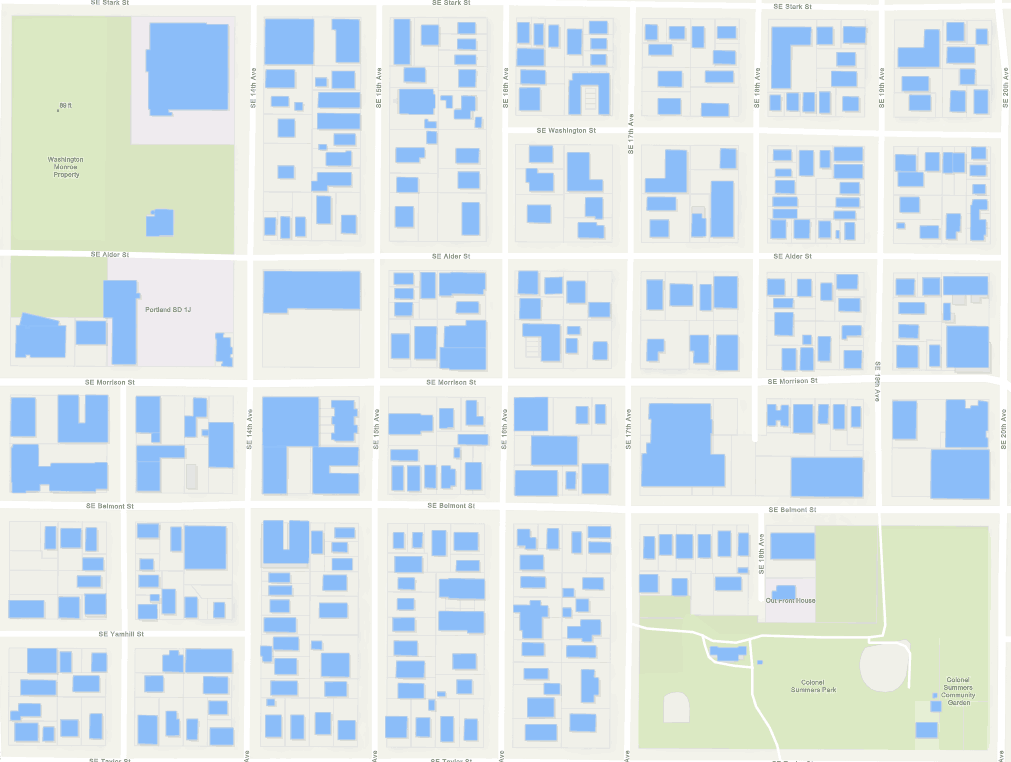
#> input picture 3Dmap/3Dmodel/map1.png, 1011 x 762 px
$ python readimg.py
#> lines starting #> are read from the running program, lines starting #| are printed output that depends on the picture; after the words box and inside, x2 and y2 are one past the last pixel; in counts of white or black regions, pixels touching at a corner belong together
from PIL import Image
import numpy as np

#img = Image.open("pic.png")
L_image = Image.open("map1.png")
#> L_image is the input picture: PIL image 1011x762 P; mean R, G, B 216.1, 228.3, 232.3
img =  L_image.convert("RGB")
# img = np.array(out)

height = 762
width = 1011

# 输出图片的像素值

for i in range(width):
      for j in range(height):
            # print (img.getpixel((0,0)))
            # print(i, j)
            r, g, b = img.getpixel((i, j))
            if (b > g and b > r):  # 对蓝色进行判断
                b = 0
                g = 0
                r = 0
            else:
                b = 255
                g = 255
                r = 255

            img.putpixel((i, j), (r, g, b))
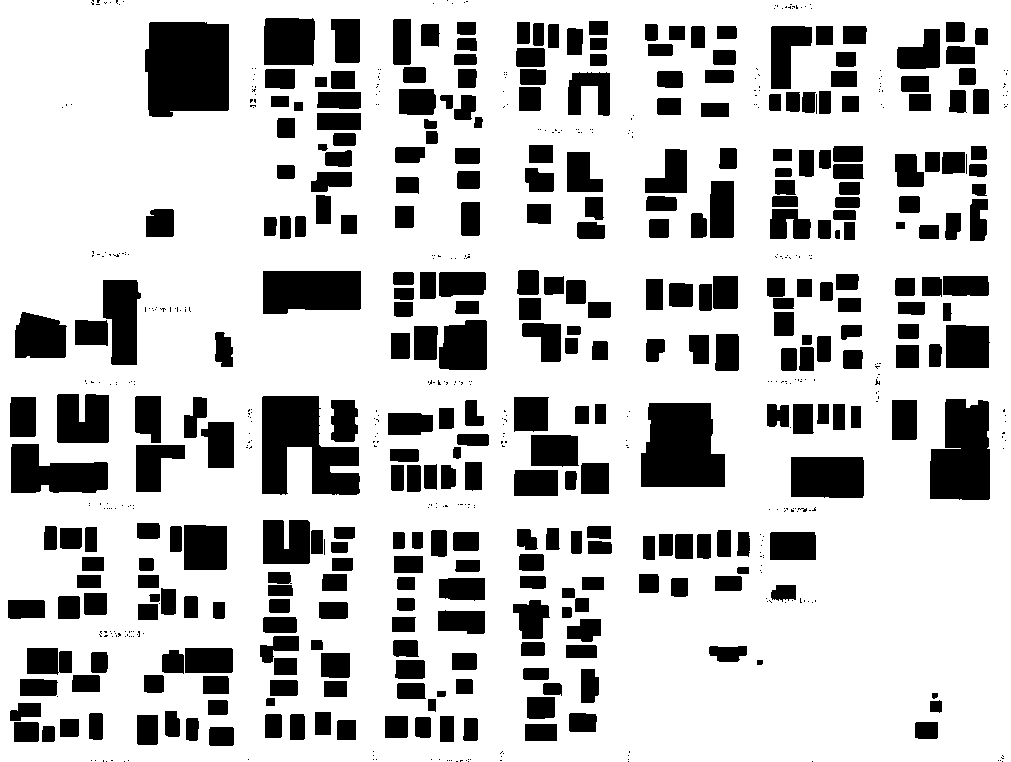
#> img: PIL image 1011x762 RGB; 76.1% white; 706 black regions (379 under 20 px), largest, box (x1, y1, x2, y2) and area: (145, 22, 229, 117) 7339, (262, 396, 360, 495) 6132, (641, 403, 725, 487) 5994

print(type(img))
#| <class 'PIL.Image.Image'>
img.save('mapresult.png')

# [20 lines of commented-out code are left out]
